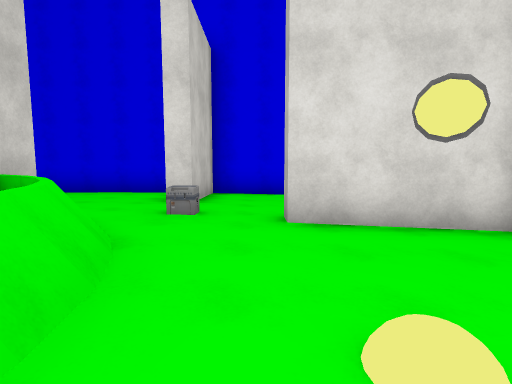
View 1 (above)

14 first-person views from a walk through a scene from a Unity 3-D project. The camera is 1.5 m above the floor, tilts 6° down and sees 80° across. The floor is counted in squares, 2 m on a side. Each view is taken from the middle of a square. On the plan, view 1 faces up. The plan holds only what a view shows up to about 10 squares ahead; the rest is blank. The player character is not drawn. Door leaves are left out, so doorways stand open. Some surface patterns are stand-ins.

View 2
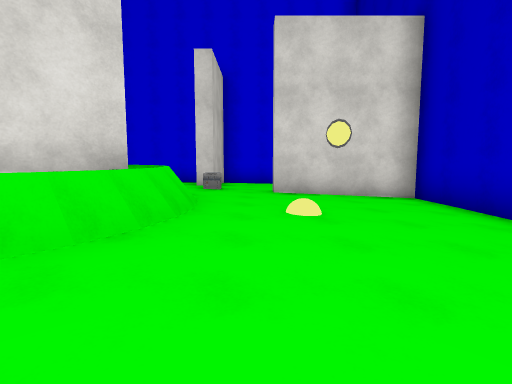

View 3
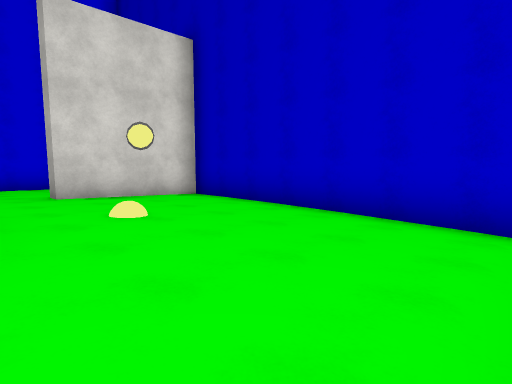

View 4
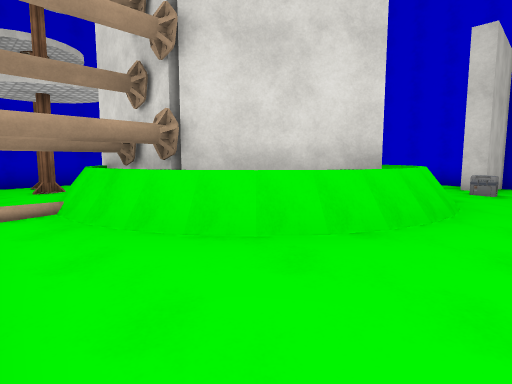

View 5
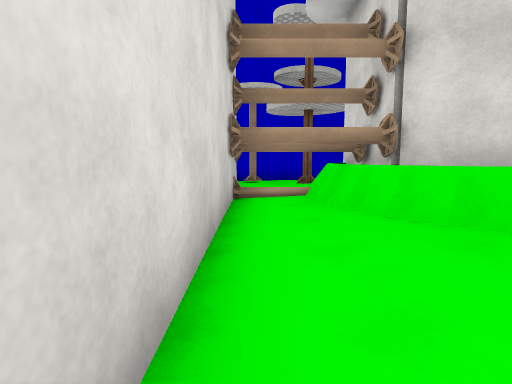

View 6
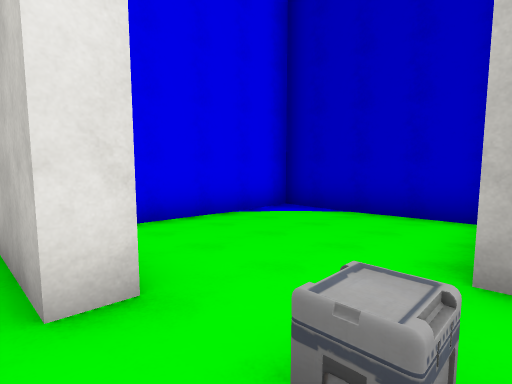

View 7
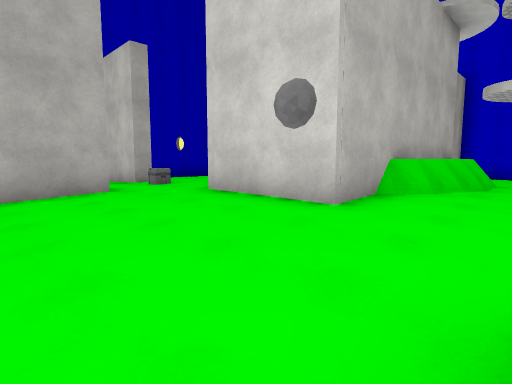

View 8
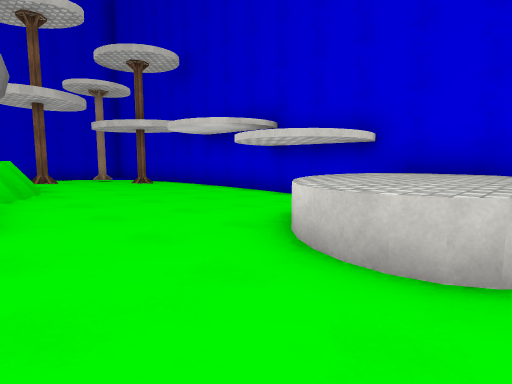

View 9
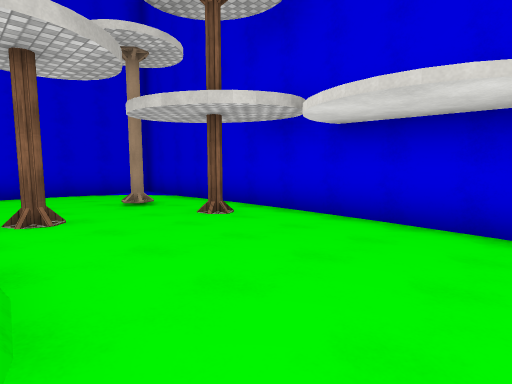

View 10
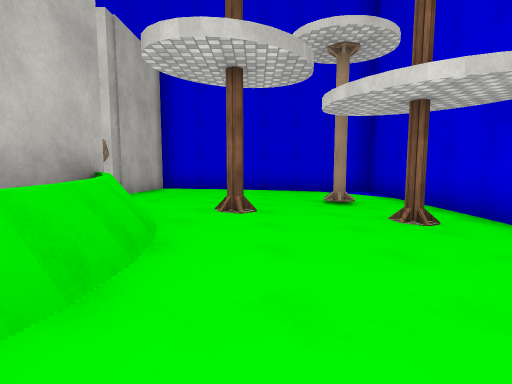

View 11
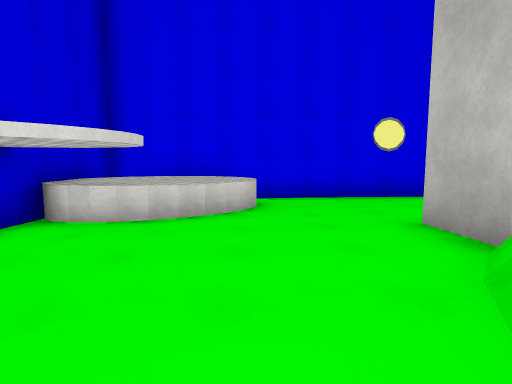

View 12
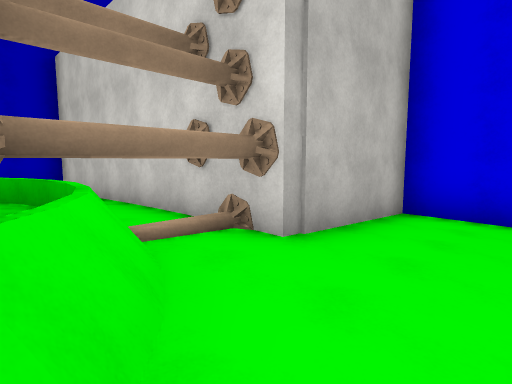

View 13
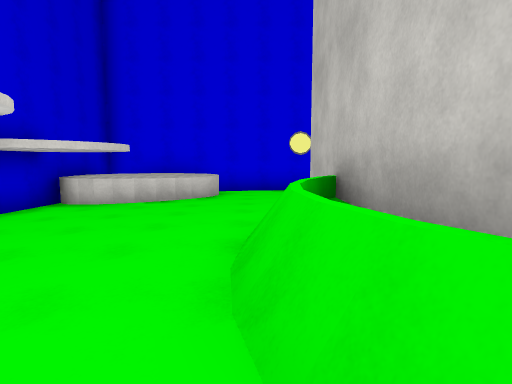

View 14
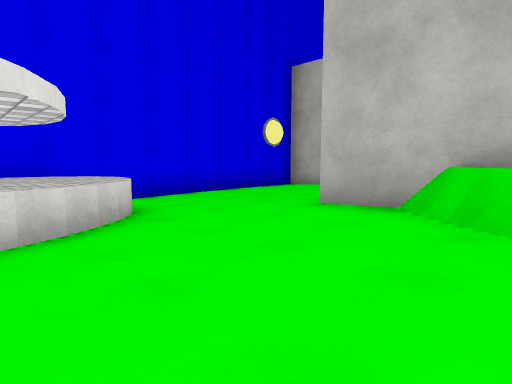

### Floor plan
Key: @ floor where view 1 was taken; # wall or solid block; . main floor; : floor 0.25 m higher than the main floor; - floor 0.25 m lower than the main floor; D open door; = window, fence, low wall or low ledge; ^ raised ledge; C crate; O other object.
Columns run from 12 left of view 1 to 4 right of it. Each row starts with its distance up from view 1.
  9 #################
  8 #^^^......#..---#
  7 #^^^^.....#...--#
  6 #^^^..::::#....-#
  5 #....:::::::....#
  4 #...::###=:C:####
  3 #..:::# ##=:::..#
  2 #..::=#  ##=::..#
  1 #..::=#   ##::.DD
  0 #..::=#  ##=@:..#
 -1 #.#:::####=:::..#
 -2 #...#::###:::...#
 -3 #.#..::#O:::....#
 -4 #-....:##########
 -5 #--....#
 -6 #---...#
 -7 ########

Where each view was taken, in squares from view 1:
view 1: 0 up, 0 right, facing up
view 2: 3 down, 0 right, facing up
view 3: 3 down, 1 left, facing up-right
view 4: 3 down, 0 right, facing up-left
view 5: 3 down, 1 right, facing left
view 6: 4 up, 2 left, facing up-right
view 7: 8 up, 8 left, facing down-right
view 8: 8 up, 6 left, facing down-left
view 9: 3 up, 7 left, facing down-left
view 10: 3 up, 8 left, facing down
view 11: 1 up, 8 left, facing up
view 12: 1 down, 7 left, facing down-right
view 13: 1 down, 7 left, facing up
view 14: 2 up, 10 left, facing up-right
